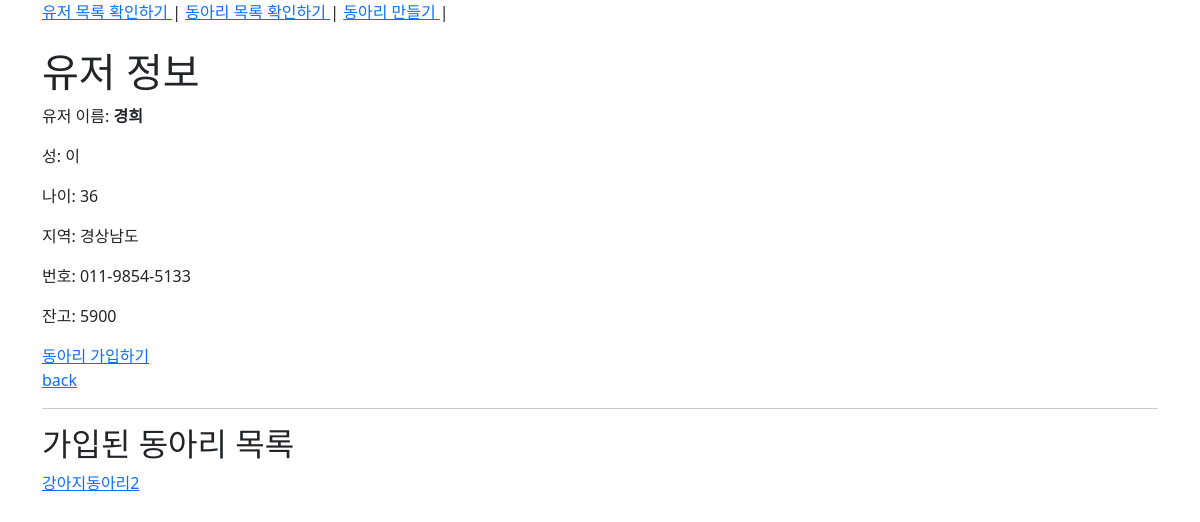
Screenshot of /users/2/ with the database file from the repository.
### users/models.py (models this page shows)
class User(models.Model):
    first_name = models.CharField(max_length=10)
    last_name = models.CharField(max_length=10)
    age = models.IntegerField()
    country = models.CharField(max_length=10)
    phone = models.CharField(max_length=15)
    balance = models.IntegerField()
    clubs = models.ManyToManyField(Club, related_name='users')

### clubs/models.py (models this page shows)
class Club(models.Model):
    title=models.CharField(max_length=30)
    content=models.TextField()
    image = models.ImageField(blank=True)
    created_at = models.DateTimeField(auto_now_add=True)
    updated_at = models.DateTimeField(auto_now=True)
    def __str__(self):
        return self.title

### users/views.py (the view)
# urls.py: path('<int:pk>/', views.profile, name='profile'),
def profile(request, pk):
    person = get_object_or_404(User, pk=pk)
    context = {
        'person': person,
    }
    return render(request, 'users/profile.html', context)

### users/templates/users/profile.html
{% extends 'base.html' %}
{% block content %}
  <h1>유저 정보</h1>
  <p>유저 이름: <b>{{ person.first_name }}</b> </p>
  <p>성: {{ person.last_name }} </p>
  <p>나이:  {{ person.age }} </p>
  <p>지역:  {{ person.country }} </p>
  <p>번호: {{ person.phone }} </p>
  <p>잔고:  {{ person.balance }} </p>
  <a href="{% url 'users:club_signup' person.pk %}"> 동아리 가입하기 </a>
  <br>
  <a href="{% url 'users:index' %}">back</a>
  <hr>
  <h2> 가입된 동아리 목록</h2>
  {% for club in person.clubs.all %}
    <a href="{% url 'clubs:detail' club.pk %}">
      <p> {{ club }} </p>
    </a>
  {% endfor %}
{% endblock content %}

### rows the page displays
User: first_name "경희", last_name "이", age "36", country "경상남도", phone "011-9854-5133", balance "5900"
Club: title "강아지동아리2"
